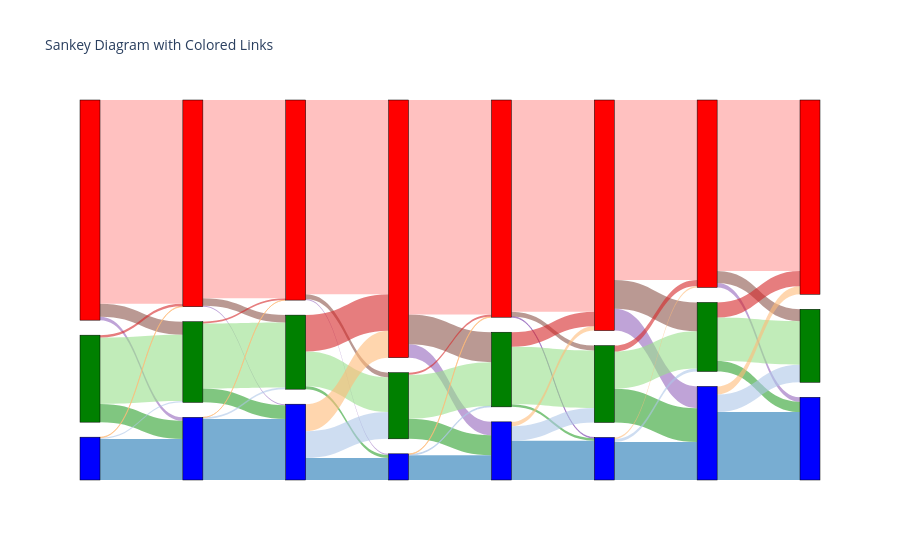

Here is the notebook cell this chart was saved with:
### Code cell
source, target, value, link_colors = [], [], [], []

# Define all possible transitions
transitions = ['multi', 'single', 'NE']
transition_index = {(from_t, to_t): i * 3 + j for i, from_t in enumerate(transitions) for j, to_t in enumerate(transitions)}
transition_colors = {
    ('multi', 'multi'): 'rgba(31, 119, 180, 0.6)',
    ('multi', 'single'): 'rgba(174, 199, 232, 0.6)',
    ('multi', 'NE'): 'rgba(255, 187, 120, 0.6)',
    ('single', 'multi'): 'rgba(44, 160, 44, 0.6)',
    ('single', 'single'): 'rgba(152, 223, 138, 0.6)',
    ('single', 'NE'): 'rgba(214, 39, 40, 0.6)',
    ('NE', 'multi'): 'rgba(148, 103, 189, 0.6)',
    ('NE', 'single'): 'rgba(140, 86, 75, 0.6)',
    ('NE', 'NE'): 'rgba(255, 152, 150, 0.6)'
}

for col in range(1, df.shape[1] - 1):
    s = [(col - 1) * 3 + i for i in range(3)] * 3
    t = sum([[col * 3 + i] * 3 for i in range(3)], [])

    source.extend(s)
    target.extend(t)

    # Count transitions
    counts = {k: 0 for k in transition_index}
    for from_val, to_val in zip(df.iloc[:, col], df.iloc[:, col + 1]):
        if from_val in transitions and to_val in transitions:
            counts[(from_val, to_val)] += 1

    # Fill values in the correct order
    for to_t in transitions:
        for from_t in transitions:
            value.append(counts[(from_t, to_t)])
            link_colors.append(transition_colors[(from_t, to_t)])

# Define node labels and colors
num_steps = df.shape[1] - 1
# node_labels = sum([[f"{label}_{step}" for label in transitions] for step in range(num_steps)], [])
node_labels = sum([[f" " for label in transitions] for step in range(num_steps)], [])
node_colors = (['blue', 'green', 'red'] * num_steps)

fig = go.Figure(data=[go.Sankey(
    node=dict(
        pad=15,
        thickness=20,
        line=dict(color="black", width=0.5),
        label=node_labels,
        color=node_colors
    ),
    link=dict(
        source=source,
        target=target,
        value=value,
        color=link_colors
    )
)])

fig.update_layout(title_text="Sankey Diagram with Colored Links", font_size=10)
fig.show()

### Figure 1 — Plotly figure (JSON) as saved in the notebook; plotly's stock layout.template omitted (floating-point values rounded to 4 significant figures)
{"data": [{"link": {"color": ["rgba(31, 119, 180, 0.6)", "rgba(44, 160, 44, 0.6)", "rgba(148, 103, 189, 0.6)", "rgba(174, 199, 232, 0.6)", "rgba(152, 223, 138, 0.6)", "rgba(140, 86, 75, 0.6)", "rgba(255, 187, 120, 0.6)", "rgba(214, 39, 40, 0.6)", "rgba(255, 152, 150, 0.6)", "rgba(31, 119, 180, 0.6)", "rgba(44, 160, 44, 0.6)", "rgba(148, 103, 189, 0.6)", "rgba(174, 199, 232, 0.6)", "rgba(152, 223, 138, 0.6)", "rgba(140, 86, 75, 0.6)", "rgba(255, 187, 120, 0.6)", "rgba(214, 39, 40, 0.6)", "rgba(255, 152, 150, 0.6)", "rgba(31, 119, 180, 0.6)", "rgba(44, 160, 44, 0.6)", "rgba(148, 103, 189, 0.6)", "rgba(174, 199, 232, 0.6)", "rgba(152, 223, 138, 0.6)", "rgba(140, 86, 75, 0.6)", "rgba(255, 187, 120, 0.6)", "rgba(214, 39, 40, 0.6)", "rgba(255, 152, 150, 0.6)", "rgba(31, 119, 180, 0.6)", "rgba(44, 160, 44, 0.6)", "rgba(148, 103, 189, 0.6)", "rgba(174, 199, 232, 0.6)", "rgba(152, 223, 138, 0.6)", "rgba(140, 86, 75, 0.6)", "rgba(255, 187, 120, 0.6)", "rgba(214, 39, 40, 0.6)", "rgba(255, 152, 150, 0.6)", "rgba(31, 119, 180, 0.6)", "rgba(44, 160, 44, 0.6)", "rgba(148, 103, 189, 0.6)", "rgba(174, 199, 232, 0.6)", "rgba(152, 223, 138, 0.6)", "rgba(140, 86, 75, 0.6)", "rgba(255, 187, 120, 0.6)", "rgba(214, 39, 40, 0.6)", "rgba(255, 152, 150, 0.6)", "rgba(31, 119, 180, 0.6)", "rgba(44, 160, 44, 0.6)", "rgba(148, 103, 189, 0.6)", "rgba(174, 199, 232, 0.6)", "rgba(152, 223, 138, 0.6)", "rgba(140, 86, 75, 0.6)", "rgba(255, 187, 120, 0.6)", "rgba(214, 39, 40, 0.6)", "rgba(255, 152, 150, 0.6)", "rgba(31, 119, 180, 0.6)", "rgba(44, 160, 44, 0.6)", "rgba(148, 103, 189, 0.6)", "rgba(174, 199, 232, 0.6)", "rgba(152, 223, 138, 0.6)", "rgba(140, 86, 75, 0.6)", "rgba(255, 187, 120, 0.6)", "rgba(214, 39, 40, 0.6)", "rgba(255, 152, 150, 0.6)"], "source": [0, 1, 2, 0, 1, 2, 0, 1, 2, 3, 4, 5, 3, 4, 5, 3, 4, 5, 6, 7, 8, 6, 7, 8, 6, 7, 8, 9, 10, 11, 9, 10, 11, 9, 10, 11, 12, 13, 14, 12, 13, 14, 12, 13, 14, 15, 16, 17, 15, 16, 17, 15, 16, 17, 18, 19, 20, 18, 19, 20, 18, 19, 20], "target": [3, 3, 3, 4, 4, 4, 5, 5, 5, 6, 6, 6, 7, 7, 7, 8, 8, 8, 9, 9, 9, 10, 10, 10, 11, 11, 11, 12, 12, 12, 13, 13, 13, 14, 14, 14, 15, 15, 15, 16, 16, 16, 17, 17, 17, 18, 18, 18, 19, 19, 19, 20, 20, 20, 21, 21, 21, 22, 22, 22, 23, 23, 23], "value": [3410, 1518, 277, 107, 5508, 1086, 42, 203, 16931, 5068, 1143, 89, 133, 5415, 606, 4, 143, 16481, 1830, 247, 98, 2223, 2894, 380, 2247, 3013, 16150, 2049, 1676, 1106, 75, 3640, 2487, 51, 181, 17817, 3269, 208, 58, 1191, 4794, 401, 371, 1200, 17590, 3163, 2804, 1807, 243, 3092, 2398, 129, 490, 14956, 5647, 859, 367, 1458, 3620, 989, 669, 1254, 14219]}, "node": {"color": ["blue", "green", "red", "blue", "green", "red", "blue", "green", "red", "blue", "green", "red", "blue", "green", "red", "blue", "green", "red", "blue", "green", "red", "blue", "green", "red"], "label": [" ", " ", " ", " ", " ", " ", " ", " ", " ", " ", " ", " ", " ", " ", " ", " ", " ", " ", " ", " ", " ", " ", " ", " "], "line": {"color": "black", "width": 0.5}, "pad": 15, "thickness": 20}, "type": "sankey"}], "layout": {"autosize": true, "font": {"size": 10}, "title": {"text": "Sankey Diagram with Colored Links"}}}
